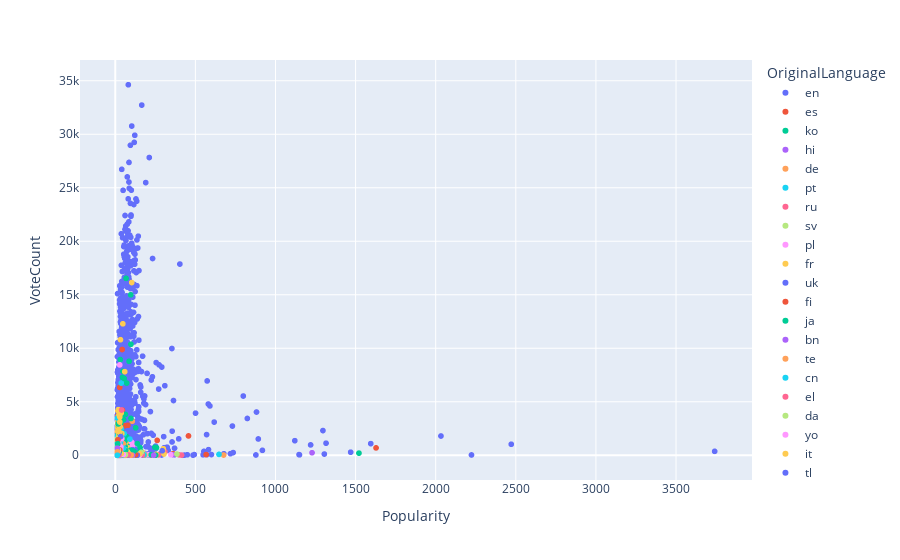

The cell this chart's notebook holds for it:
### Code cell
def scatter_popularity_vs_vote_count():
    fig = px.scatter(df, x='Popularity', y='VoteCount', color='OriginalLanguage')
    fig.show()

scatter_popularity_vs_vote_count()

### Figure 1 — Plotly figure (JSON) as saved in the notebook; plotly's stock layout.template omitted (floating-point values rounded to 4 significant figures; data arrays with more than 128 entries replaced by an {"elided": "..."} marker saying what was removed)
{"data": [{"hovertemplate": "OriginalLanguage=en<br>Popularity=%{x}<br>VoteCount=%{y}<extra></extra>", "legendgroup": "en", "marker": {"color": "#636efa", "symbol": "circle"}, "mode": "markers", "name": "en", "showlegend": true, "type": "scattergl", "x": {"elided": "6903 float values"}, "xaxis": "x", "y": {"elided": "6903 int values"}, "yaxis": "y"}, {"hovertemplate": "OriginalLanguage=es<br>Popularity=%{x}<br>VoteCount=%{y}<extra></extra>", "legendgroup": "es", "marker": {"color": "#EF553B", "symbol": "circle"}, "mode": "markers", "name": "es", "showlegend": true, "type": "scattergl", "x": {"elided": "250 float values"}, "xaxis": "x", "y": {"elided": "250 int values"}, "yaxis": "y"}, {"hovertemplate": "OriginalLanguage=ko<br>Popularity=%{x}<br>VoteCount=%{y}<extra></extra>", "legendgroup": "ko", "marker": {"color": "#00cc96", "symbol": "circle"}, "mode": "markers", "name": "ko", "showlegend": true, "type": "scattergl", "x": {"elided": "238 float values"}, "xaxis": "x", "y": {"elided": "238 int values"}, "yaxis": "y"}, {"hovertemplate": "OriginalLanguage=hi<br>Popularity=%{x}<br>VoteCount=%{y}<extra></extra>", "legendgroup": "hi", "marker": {"color": "#ab63fa", "symbol": "circle"}, "mode": "markers", "name": "hi", "showlegend": true, "type": "scattergl", "x": [1228.0, 359.8, 36.65, 33.49, 31.35, 31.17, 28.9, 27.17, 26.99, 24.23, 24.18, 22.46, 22.17, 22.07, 20.03, 18.29, 17.9, 17.88, 17.52, 17.48, 17.26, 16.3, 16.06, 15.81, 15.75, 15.62, 14.93, 14.82, 14.78, 14.73, 14.69, 14.64, 14.55, 14.48, 14.38, 14.25, 13.96, 13.94, 13.86, 13.72, 13.71, 13.71, 13.43, 13.35, 13.31, 13.26, 13.13, 13.11, 13.09, 13.05], "xaxis": "x", "y": [233, 58, 75, 49, 11, 0, 2170, 57, 4264, 135, 1201, 3, 494, 141, 308, 1045, 207, 44, 301, 163, 0, 3, 110, 99, 216, 870, 248, 52, 21, 80, 317, 134, 434, 433, 150, 231, 29, 241, 247, 110, 30, 10, 182, 97, 226, 288, 241, 887, 223, 210], "yaxis": "y"}, {"hovertemplate": "OriginalLanguage=de<br>Popularity=%{x}<br>VoteCount=%{y}<extra></extra>", "legendgroup": "de", "marker": {"color": "#FFA15A", "symbol": "circle"}, "mode": "markers", "name": "de", "showlegend": true, "type": "scattergl", "x": [676.3, 107.8, 106.2, 101.0, 65.67, 38.09, 36.6, 30.75, 29.63, 29.52, 29.02, 28.12, 27.94, 26.88, 26.3, 25.69, 25.04, 23.77, 23.37, 23.37, 22.85, 22.65, 21.41, 21.2, 20.88, 20.03, 19.73, 19.55, 19.39, 19.35, 19.14, 18.52, 18.42, 18.11, 17.87, 17.63, 17.59, 17.39, 16.98, 16.69, 16.61, 16.39, 16.2, 16.08, 16.04, 16.02, 16.02, 15.97, 15.63, 15.47, 15.39, 15.35, 15.28, 14.93, 14.9, 14.78, 14.72, 14.59, 14.57, 14.43, 14.34, 14.25, 14.11, 13.89, 13.65, 13.5, 13.46, 13.44, 13.43, 13.39, 13.39, 13.39, 13.3, 13.24, 13.2], "xaxis": "x", "y": [20, 9, 3184, 33, 274, 33, 360, 451, 9, 45, 85, 261, 384, 34, 92, 1772, 81, 3334, 1394, 48, 14, 1999, 1211, 98, 8, 1394, 1452, 2444, 1631, 227, 83, 3081, 34, 809, 497, 83, 57, 2016, 1, 1571, 393, 1652, 1928, 843, 1056, 625, 0, 728, 3482, 1115, 969, 989, 116, 386, 25, 267, 404, 62, 812, 301, 84, 1157, 90, 145, 1, 66, 333, 524, 249, 943, 5, 90, 737, 2210, 124], "yaxis": "y"}, {"hovertemplate": "OriginalLanguage=pt<br>Popularity=%{x}<br>VoteCount=%{y}<extra></extra>", "legendgroup": "pt", "marker": {"color": "#19d3f3", "symbol": "circle"}, "mode": "markers", "name": "pt", "showlegend": true, "type": "scattergl", "x": [647.5, 208.0, 50.11, 42.44, 38.13, 37.26, 31.04, 29.04, 25.3, 24.5, 22.56, 21.34, 20.55, 19.46, 16.62, 16.02, 15.76, 14.52, 14.09, 14.01, 13.79, 13.64, 13.54, 13.45, 13.38], "xaxis": "x", "y": [79, 8, 5, 58, 302, 6747, 45, 19, 176, 2167, 94, 1716, 63, 262, 10, 18, 0, 214, 397, 319, 10, 66, 4, 175, 181], "yaxis": "y"}, {"hovertemplate": "OriginalLanguage=ru<br>Popularity=%{x}<br>VoteCount=%{y}<extra></extra>", "legendgroup": "ru", "marker": {"color": "#FF6692", "symbol": "circle"}, "mode": "markers", "name": "ru", "showlegend": true, "type": "scattergl", "x": [413.7, 399.2, 309.9, 269.5, 219.8, 185.1, 108.4, 53.88, 44.9, 37.06, 32.37, 31.59, 29.74, 28.73, 27.18, 27.12, 26.97, 26.94, 26.84, 26.46, 26.02, 23.7, 23.43, 23.3, 22.65, 21.95, 19.78, 19.6, 19.57, 19.52, 18.05, 18.02, 17.98, 17.66, 17.45, 16.7, 16.68, 15.93, 15.82, 15.68, 15.62, 15.48, 15.44, 14.9, 14.67, 14.63, 14.53, 14.37, 14.33, 14.08, 13.97, 13.95, 13.85, 13.78, 13.72, 13.68, 13.48, 13.4, 13.39, 13.15, 13.12, 13.1], "xaxis": "x", "y": [14, 31, 324, 32, 4, 30, 227, 143, 448, 66, 734, 723, 528, 80, 1224, 278, 277, 384, 1892, 735, 172, 479, 400, 335, 640, 37, 1437, 399, 24, 36, 157, 146, 11, 211, 200, 463, 317, 55, 842, 477, 254, 417, 240, 11, 36, 640, 221, 293, 244, 559, 1, 84, 269, 156, 779, 288, 308, 151, 327, 4, 27, 122], "yaxis": "y"}, {"hovertemplate": "OriginalLanguage=sv<br>Popularity=%{x}<br>VoteCount=%{y}<extra></extra>", "legendgroup": "sv", "marker": {"color": "#B6E880", "symbol": "circle"}, "mode": "markers", "name": "sv", "showlegend": true, "type": "scattergl", "x": [384.9, 47.29, 47.02, 44.07, 43.16, 43.11, 38.05, 25.67, 24.64, 21.31, 20.36, 20.13, 18.72, 18.54, 17.89, 17.86, 17.08, 16.8, 15.97, 15.91, 15.5, 15.0, 14.63, 14.13, 13.53, 13.47], "xaxis": "x", "y": [111, 308, 113, 412, 34, 2, 299, 704, 4, 2742, 251, 110, 1028, 2710, 85, 484, 646, 861, 365, 2696, 461, 1519, 924, 1938, 1249, 697], "yaxis": "y"}, {"hovertemplate": "OriginalLanguage=pl<br>Popularity=%{x}<br>VoteCount=%{y}<extra></extra>", "legendgroup": "pl", "marker": {"color": "#FF97FF", "symbol": "circle"}, "mode": "markers", "name": "pl", "showlegend": true, "type": "scattergl", "x": [347.0, 208.1, 172.9, 110.2, 106.9, 102.2, 93.4, 66.93, 39.25, 29.12, 28.11, 16.7, 15.84, 15.74, 15.69, 15.44, 14.88, 13.66, 13.5, 13.21, 13.07], "xaxis": "x", "y": [50, 39, 208, 109, 867, 1219, 124, 186, 481, 144, 8445, 246, 5, 245, 608, 275, 36, 167, 151, 79, 78], "yaxis": "y"}, {"hovertemplate": "OriginalLanguage=fr<br>Popularity=%{x}<br>VoteCount=%{y}<extra></extra>", "legendgroup": "fr", "marker": {"color": "#FECB52", "symbol": "circle"}, "mode": "markers", "name": "fr", "showlegend": true, "type": "scattergl", "x": {"elided": "281 float values"}, "xaxis": "x", "y": {"elided": "281 int values"}, "yaxis": "y"}, {"hovertemplate": "OriginalLanguage=uk<br>Popularity=%{x}<br>VoteCount=%{y}<extra></extra>", "legendgroup": "uk", "marker": {"color": "#636efa", "symbol": "circle"}, "mode": "markers", "name": "uk", "showlegend": true, "type": "scattergl", "x": [293.3, 109.2, 18.3], "xaxis": "x", "y": [420, 524, 140], "yaxis": "y"}, {"hovertemplate": "OriginalLanguage=fi<br>Popularity=%{x}<br>VoteCount=%{y}<extra></extra>", "legendgroup": "fi", "marker": {"color": "#EF553B", "symbol": "circle"}, "mode": "markers", "name": "fi", "showlegend": true, "type": "scattergl", "x": [261.6, 24.75, 23.11, 23.06, 15.26, 14.98, 14.16, 13.34], "xaxis": "x", "y": [1390, 0, 216, 311, 38, 84, 131, 131], "yaxis": "y"}, {"hovertemplate": "OriginalLanguage=ja<br>Popularity=%{x}<br>VoteCount=%{y}<extra></extra>", "legendgroup": "ja", "marker": {"color": "#00cc96", "symbol": "circle"}, "mode": "markers", "name": "ja", "showlegend": true, "type": "scattergl", "x": {"elided": "454 float values"}, "xaxis": "x", "y": {"elided": "454 int values"}, "yaxis": "y"}, {"hovertemplate": "OriginalLanguage=bn<br>Popularity=%{x}<br>VoteCount=%{y}<extra></extra>", "legendgroup": "bn", "marker": {"color": "#ab63fa", "symbol": "circle"}, "mode": "markers", "name": "bn", "showlegend": true, "type": "scattergl", "x": [239.8, 28.89], "xaxis": "x", "y": [0, 1], "yaxis": "y"}, {"hovertemplate": "OriginalLanguage=te<br>Popularity=%{x}<br>VoteCount=%{y}<extra></extra>", "legendgroup": "te", "marker": {"color": "#FFA15A", "symbol": "circle"}, "mode": "markers", "name": "te", "showlegend": true, "type": "scattergl", "x": [182.4, 66.16, 49.88, 43.4, 35.86, 24.36, 22.07, 19.38, 16.4, 15.23, 13.05], "xaxis": "x", "y": [9, 30, 1084, 699, 645, 0, 9, 0, 0, 95, 69], "yaxis": "y"}, {"hovertemplate": "OriginalLanguage=cn<br>Popularity=%{x}<br>VoteCount=%{y}<extra></extra>", "legendgroup": "cn", "marker": {"color": "#19d3f3", "symbol": "circle"}, "mode": "markers", "name": "cn", "showlegend": true, "type": "scattergl", "x": {"elided": "133 float values"}, "xaxis": "x", "y": {"elided": "133 int values"}, "yaxis": "y"}, {"hovertemplate": "OriginalLanguage=el<br>Popularity=%{x}<br>VoteCount=%{y}<extra></extra>", "legendgroup": "el", "marker": {"color": "#FF6692", "symbol": "circle"}, "mode": "markers", "name": "el", "showlegend": true, "type": "scattergl", "x": [168.8, 24.82, 17.32, 13.65], "xaxis": "x", "y": [37, 1954, 76, 308], "yaxis": "y"}, {"hovertemplate": "OriginalLanguage=da<br>Popularity=%{x}<br>VoteCount=%{y}<extra></extra>", "legendgroup": "da", "marker": {"color": "#B6E880", "symbol": "circle"}, "mode": "markers", "name": "da", "showlegend": true, "type": "scattergl", "x": [162.2, 63.76, 43.25, 27.18, 23.56, 23.33, 23.22, 22.42, 21.7, 21, 19.32, 17.54, 16.7, 15.82, 15.61, 15.56, 15.53, 15.18, 15.16, 14.73, 14.62, 14.4, 14.36, 13.89, 13.82, 13.57], "xaxis": "x", "y": [273, 31, 50, 172, 3777, 210, 103, 426, 2811, 410, 696, 248, 265, 505, 104, 210, 1286, 520, 766, 62, 384, 431, 1550, 660, 575, 869], "yaxis": "y"}, {"hovertemplate": "OriginalLanguage=yo<br>Popularity=%{x}<br>VoteCount=%{y}<extra></extra>", "legendgroup": "yo", "marker": {"color": "#FF97FF", "symbol": "circle"}, "mode": "markers", "name": "yo", "showlegend": true, "type": "scattergl", "x": [152.8, 46.65], "xaxis": "x", "y": [49, 7], "yaxis": "y"}, {"hovertemplate": "OriginalLanguage=it<br>Popularity=%{x}<br>VoteCount=%{y}<extra></extra>", "legendgroup": "it", "marker": {"color": "#FECB52", "symbol": "circle"}, "mode": "markers", "name": "it", "showlegend": true, "type": "scattergl", "x": {"elided": "142 float values"}, "xaxis": "x", "y": {"elided": "142 int values"}, "yaxis": "y"}, {"hovertemplate": "OriginalLanguage=tl<br>Popularity=%{x}<br>VoteCount=%{y}<extra></extra>", "legendgroup": "tl", "marker": {"color": "#636efa", "symbol": "circle"}, "mode": "markers", "name": "tl", "showlegend": true, "type": "scattergl", "x": [137.8, 76.27, 52.46, 46.77, 35.63, 33.48, 32.63, 32.28, 30.45, 30.08, 28.17, 26.14, 24.55, 23.96, 22.99, 22.94, 22.45, 20.75, 20.25, 19.45, 19.24, 19.05, 18.09, 17.51, 17.34, 16.84, 16.43, 16.43, 16.42, 16.23, 16.22, 16.09, 15.97, 15.5, 15.42, 14.97, 13.94, 13.82, 13.7, 13.5, 13.42], "xaxis": "x", "y": [8, 5, 0, 11, 10, 0, 7, 27, 0, 4, 5, 0, 2, 0, 1, 1, 0, 4, 10, 1, 1, 1, 1, 0, 5, 5, 9, 2, 3, 25, 2, 6, 3, 1, 5, 5, 7, 138, 6, 0, 2], "yaxis": "y"}, {"hovertemplate": "OriginalLanguage=is<br>Popularity=%{x}<br>VoteCount=%{y}<extra></extra>", "legendgroup": "is", "marker": {"color": "#EF553B", "symbol": "circle"}, "mode": "markers", "name": "is", "showlegend": true, "type": "scattergl", "x": [127.4, 25.09, 19.44], "xaxis": "x", "y": [35, 79, 701], "yaxis": "y"}, {"hovertemplate": "OriginalLanguage=zh<br>Popularity=%{x}<br>VoteCount=%{y}<extra></extra>", "legendgroup": "zh", "marker": {"color": "#00cc96", "symbol": "circle"}, "mode": "markers", "name": "zh", "showlegend": true, "type": "scattergl", "x": {"elided": "142 float values"}, "xaxis": "x", "y": {"elided": "142 int values"}, "yaxis": "y"}, {"hovertemplate": "OriginalLanguage=ta<br>Popularity=%{x}<br>VoteCount=%{y}<extra></extra>", "legendgroup": "ta", "marker": {"color": "#ab63fa", "symbol": "circle"}, "mode": "markers", "name": "ta", "showlegend": true, "type": "scattergl", "x": [107.9, 18.81, 15.22, 13.39, 13.36], "xaxis": "x", "y": [9, 5, 82, 191, 90], "yaxis": "y"}, {"hovertemplate": "OriginalLanguage=nl<br>Popularity=%{x}<br>VoteCount=%{y}<extra></extra>", "legendgroup": "nl", "marker": {"color": "#FFA15A", "symbol": "circle"}, "mode": "markers", "name": "nl", "showlegend": true, "type": "scattergl", "x": [100.0, 98.43, 64.39, 50.15, 31.97, 23.76, 23.18, 22.7, 18.62, 18.15, 17.75, 16.18, 15.47, 15.3, 14.89, 14.79, 14.59, 13.95, 13.88, 13.7, 13.55], "xaxis": "x", "y": [22, 3, 1, 47, 145, 155, 141, 587, 109, 199, 223, 13, 72, 1037, 0, 250, 90, 118, 195, 5, 215], "yaxis": "y"}, {"hovertemplate": "OriginalLanguage=no<br>Popularity=%{x}<br>VoteCount=%{y}<extra></extra>", "legendgroup": "no", "marker": {"color": "#19d3f3", "symbol": "circle"}, "mode": "markers", "name": "no", "showlegend": true, "type": "scattergl", "x": [91.36, 51.55, 32.61, 27.54, 25.24, 24.86, 24.45, 23.58, 22.34, 20.49, 19.95, 19.81, 18.02, 17.6, 16.49, 16.08, 15.45, 15.41, 14.9, 14.66, 14.62, 14.51, 14.45, 14.41, 14.14, 13.95, 13.41], "xaxis": "x", "y": [1509, 669, 1188, 101, 262, 192, 1046, 95, 130, 194, 291, 85, 153, 460, 567, 110, 1026, 475, 196, 214, 926, 364, 567, 484, 95, 90, 1122], "yaxis": "y"}, {"hovertemplate": "OriginalLanguage=tr<br>Popularity=%{x}<br>VoteCount=%{y}<extra></extra>", "legendgroup": "tr", "marker": {"color": "#FF6692", "symbol": "circle"}, "mode": "markers", "name": "tr", "showlegend": true, "type": "scattergl", "x": [80.02, 39.75, 33.95, 30.6, 24.29, 21.46, 21.43, 19.06, 18.27, 18.19, 16.23, 15.47], "xaxis": "x", "y": [34, 4229, 72, 330, 64, 44, 86, 6, 137, 73, 262, 153], "yaxis": "y"}, {"hovertemplate": "OriginalLanguage=ar<br>Popularity=%{x}<br>VoteCount=%{y}<extra></extra>", "legendgroup": "ar", "marker": {"color": "#B6E880", "symbol": "circle"}, "mode": "markers", "name": "ar", "showlegend": true, "type": "scattergl", "x": [63.51, 23.15, 18.76, 18.36, 15.58], "xaxis": "x", "y": [59, 86, 1537, 21, 36], "yaxis": "y"}, {"hovertemplate": "OriginalLanguage=th<br>Popularity=%{x}<br>VoteCount=%{y}<extra></extra>", "legendgroup": "th", "marker": {"color": "#FF97FF", "symbol": "circle"}, "mode": "markers", "name": "th", "showlegend": true, "type": "scattergl", "x": [50.62, 41.36, 35.21, 33.32, 32.59, 30.86, 27.64, 27.54, 25.92, 22.15, 21.32, 21.02, 19.12, 18.96, 16.66, 16.5, 16.38, 15.2, 15.15, 14.43, 14.24, 14.17, 13.69, 13.15], "xaxis": "x", "y": [63, 1558, 780, 555, 590, 27, 49, 19, 292, 1085, 6, 17, 240, 395, 44, 725, 10, 442, 14, 208, 295, 36, 27, 87], "yaxis": "y"}, {"hovertemplate": "OriginalLanguage=id<br>Popularity=%{x}<br>VoteCount=%{y}<extra></extra>", "legendgroup": "id", "marker": {"color": "#FECB52", "symbol": "circle"}, "mode": "markers", "name": "id", "showlegend": true, "type": "scattergl", "x": [38.28, 28.61, 26.48, 21.12, 17.04, 16.96, 15.53, 14.64, 14.56, 13.64, 13.45], "xaxis": "x", "y": [164, 3104, 2136, 228, 4, 616, 174, 1, 1, 403, 167], "yaxis": "y"}, {"hovertemplate": "OriginalLanguage=sr<br>Popularity=%{x}<br>VoteCount=%{y}<extra></extra>", "legendgroup": "sr", "marker": {"color": "#636efa", "symbol": "circle"}, "mode": "markers", "name": "sr", "showlegend": true, "type": "scattergl", "x": [34.08], "xaxis": "x", "y": [1746], "yaxis": "y"}, {"hovertemplate": "OriginalLanguage=eu<br>Popularity=%{x}<br>VoteCount=%{y}<extra></extra>", "legendgroup": "eu", "marker": {"color": "#EF553B", "symbol": "circle"}, "mode": "markers", "name": "eu", "showlegend": true, "type": "scattergl", "x": [28.75], "xaxis": "x", "y": [495], "yaxis": "y"}, {"hovertemplate": "OriginalLanguage=mk<br>Popularity=%{x}<br>VoteCount=%{y}<extra></extra>", "legendgroup": "mk", "marker": {"color": "#00cc96", "symbol": "circle"}, "mode": "markers", "name": "mk", "showlegend": true, "type": "scattergl", "x": [23.62], "xaxis": "x", "y": [234], "yaxis": "y"}, {"hovertemplate": "OriginalLanguage=vi<br>Popularity=%{x}<br>VoteCount=%{y}<extra></extra>", "legendgroup": "vi", "marker": {"color": "#ab63fa", "symbol": "circle"}, "mode": "markers", "name": "vi", "showlegend": true, "type": "scattergl", "x": [23.4], "xaxis": "x", "y": [55], "yaxis": "y"}, {"hovertemplate": "OriginalLanguage=xx<br>Popularity=%{x}<br>VoteCount=%{y}<extra></extra>", "legendgroup": "xx", "marker": {"color": "#FFA15A", "symbol": "circle"}, "mode": "markers", "name": "xx", "showlegend": true, "type": "scattergl", "x": [23.25], "xaxis": "x", "y": [0], "yaxis": "y"}, {"hovertemplate": "OriginalLanguage=cs<br>Popularity=%{x}<br>VoteCount=%{y}<extra></extra>", "legendgroup": "cs", "marker": {"color": "#19d3f3", "symbol": "circle"}, "mode": "markers", "name": "cs", "showlegend": true, "type": "scattergl", "x": [22.53, 17.83, 17.39, 16.67], "xaxis": "x", "y": [10, 293, 151, 62], "yaxis": "y"}, {"hovertemplate": "OriginalLanguage=he<br>Popularity=%{x}<br>VoteCount=%{y}<extra></extra>", "legendgroup": "he", "marker": {"color": "#FF6692", "symbol": "circle"}, "mode": "markers", "name": "he", "showlegend": true, "type": "scattergl", "x": [21.81, 13.35], "xaxis": "x", "y": [0, 56], "yaxis": "y"}, {"hovertemplate": "OriginalLanguage=gl<br>Popularity=%{x}<br>VoteCount=%{y}<extra></extra>", "legendgroup": "gl", "marker": {"color": "#B6E880", "symbol": "circle"}, "mode": "markers", "name": "gl", "showlegend": true, "type": "scattergl", "x": [19.5], "xaxis": "x", "y": [528], "yaxis": "y"}, {"hovertemplate": "OriginalLanguage=ml<br>Popularity=%{x}<br>VoteCount=%{y}<extra></extra>", "legendgroup": "ml", "marker": {"color": "#FF97FF", "symbol": "circle"}, "mode": "markers", "name": "ml", "showlegend": true, "type": "scattergl", "x": [18.83], "xaxis": "x", "y": [285], "yaxis": "y"}, {"hovertemplate": "OriginalLanguage=fa<br>Popularity=%{x}<br>VoteCount=%{y}<extra></extra>", "legendgroup": "fa", "marker": {"color": "#FECB52", "symbol": "circle"}, "mode": "markers", "name": "fa", "showlegend": true, "type": "scattergl", "x": [17.1, 16.61, 14.45], "xaxis": "x", "y": [247, 546, 441], "yaxis": "y"}, {"hovertemplate": "OriginalLanguage=kn<br>Popularity=%{x}<br>VoteCount=%{y}<extra></extra>", "legendgroup": "kn", "marker": {"color": "#636efa", "symbol": "circle"}, "mode": "markers", "name": "kn", "showlegend": true, "type": "scattergl", "x": [16.62, 14.69], "xaxis": "x", "y": [117, 181], "yaxis": "y"}, {"hovertemplate": "OriginalLanguage=nb<br>Popularity=%{x}<br>VoteCount=%{y}<extra></extra>", "legendgroup": "nb", "marker": {"color": "#EF553B", "symbol": "circle"}, "mode": "markers", "name": "nb", "showlegend": true, "type": "scattergl", "x": [16.47], "xaxis": "x", "y": [1445], "yaxis": "y"}, {"hovertemplate": "OriginalLanguage=la<br>Popularity=%{x}<br>VoteCount=%{y}<extra></extra>", "legendgroup": "la", "marker": {"color": "#00cc96", "symbol": "circle"}, "mode": "markers", "name": "la", "showlegend": true, "type": "scattergl", "x": [16.1], "xaxis": "x", "y": [1062], "yaxis": "y"}, {"hovertemplate": "OriginalLanguage=ro<br>Popularity=%{x}<br>VoteCount=%{y}<extra></extra>", "legendgroup": "ro", "marker": {"color": "#ab63fa", "symbol": "circle"}, "mode": "markers", "name": "ro", "showlegend": true, "type": "scattergl", "x": [13.6], "xaxis": "x", "y": [658], "yaxis": "y"}, {"hovertemplate": "OriginalLanguage=km<br>Popularity=%{x}<br>VoteCount=%{y}<extra></extra>", "legendgroup": "km", "marker": {"color": "#FFA15A", "symbol": "circle"}, "mode": "markers", "name": "km", "showlegend": true, "type": "scattergl", "x": [13.5], "xaxis": "x", "y": [323], "yaxis": "y"}, {"hovertemplate": "OriginalLanguage=pa<br>Popularity=%{x}<br>VoteCount=%{y}<extra></extra>", "legendgroup": "pa", "marker": {"color": "#19d3f3", "symbol": "circle"}, "mode": "markers", "name": "pa", "showlegend": true, "type": "scattergl", "x": [13.13], "xaxis": "x", "y": [0], "yaxis": "y"}], "layout": {"legend": {"title": {"text": "OriginalLanguage"}, "tracegroupgap": 0}, "margin": {"t": 60}, "xaxis": {"anchor": "y", "domain": [0, 1], "title": {"text": "Popularity"}}, "yaxis": {"anchor": "x", "domain": [0, 1], "title": {"text": "VoteCount"}}}}
